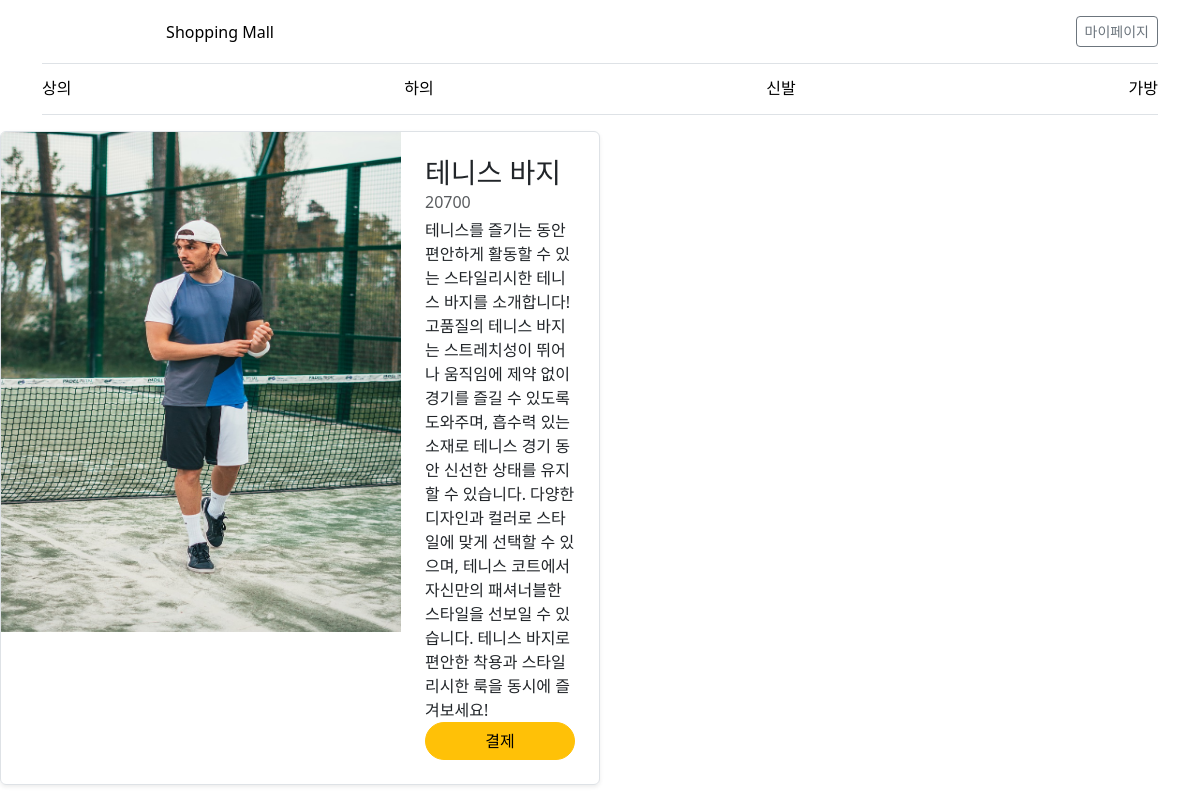
The page /bottoms/1/ on the database its author committed.
### bottoms/models.py (models this page shows)
class Bottoms(models.Model):
    subject = models.CharField(max_length=200)
    price = models.IntegerField()
    explain = models.CharField(max_length=500)
    img = models.ImageField(upload_to='photo/', default='photo/no_image.png')

### bottoms/views.py (the view)
# urls.py: path('<int:bottoms_id>/', views.detail, name='detail'),
def detail(request, bottoms_id):
    bottoms = Bottoms.objects.get(id=bottoms_id)
    context = {'bottoms':bottoms}
    return render(request, 'bottoms/bottoms_detail.html', context)

### templates/bottoms/bottoms_detail.html (shortened to what this page needs)
<link href="https://cdn.jsdelivr.net/npm/bootstrap@5.3.1/dist/css/bootstrap.min.css" rel="stylesheet">
<div class="container">
    <header class="border-bottom lh-1 py-3">
      <div class="row flex-nowrap justify-content-between align-items-center">
        <div class="col-4 text-center">
          <a class="blog-header-logo text-body-emphasis text-decoration-none" href="/top"><font style="vertical-align: inherit;"><font style="vertical-align: inherit;">Shopping Mall</font></font></a>
        </div>
        <div class="col-4 d-flex justify-content-end align-items-center">
          <a class="btn btn-sm btn-outline-secondary" href="/mypage"><font style="vertical-align: inherit;"><font style="vertical-align: inherit;">마이페이지</font></font></a>
        </div>
      </div>
    </header>
    <div class="nav-scroller py-1 mb-3 border-bottom">
        <nav class="nav nav-underline justify-content-between">
            <a class="nav-item nav-link link-body-emphasis" href="/top"><font style="vertical-align: inherit;"><font style="vertical-align: inherit;">상의</font></font></a>
            <a class="nav-item nav-link link-body-emphasis" href="/bottoms"><font style="vertical-align: inherit;"><font style="vertical-align: inherit;">하의</font></font></a>
            <a class="nav-item nav-link link-body-emphasis" href="/shoes"><font style="vertical-align: inherit;"><font style="vertical-align: inherit;">신발</font></font></a>
            <a class="nav-item nav-link link-body-emphasis" href="/bag"><font style="vertical-align: inherit;"><font style="vertical-align: inherit;">가방</font></font></a>
        </nav>
    </div>
  </div>
  <div class="col-md-6">
    <div class="row g-0 border rounded overflow-hidden flex-md-row mb-4 shadow-sm h-md-250 position-relative">
        <div class="col-auto d-none d-lg-block">
            <img src="{{ bottoms.img.url }}" width="400dp" height="500dp">
        </div>
        <div class="col p-4 d-flex flex-column position-static">
            <h3 class="mb-0">{{ bottoms.subject }}</h3>
            <div class="mb-1 text-body-secondary">{{ bottoms.price }}</div>
            <p class="card-text mb-auto">{{ bottoms.explain }}</p>
            <button class="btn btn-warning rounded-pill px-3" onclick="window.location.href='{% url 'bottoms:payment' bottoms.id %}'">결제</button>
        </div>
    </div>
  </div>

### rows shown on the page
Bottoms: img (picture), subject "테니스 바지", price "20700", explain "테니스를 즐기는 동안 편안하게 활동할 수 있는 스타일리시한 테니스 바지를 소개합니다! 고품질의 테니스 바지는 스트레치성이 뛰어나 움직임에 제약 없이 경기를 즐길 수 있도록 도와주며, 흡수력 있는 소재로 테니스 경기 동안 신선한 상태를 유지할 수 있습니다. 다양한 디자인과 컬러로 스타일에 맞게 선택할 수 있으며, 테니스 코트에서 자신만의 패셔너블한 스타일을 선보일 수 있습니다. 테니스 바지로 편안한 착용과 스타일리시한 룩을 동시에 즐겨보세요!"
